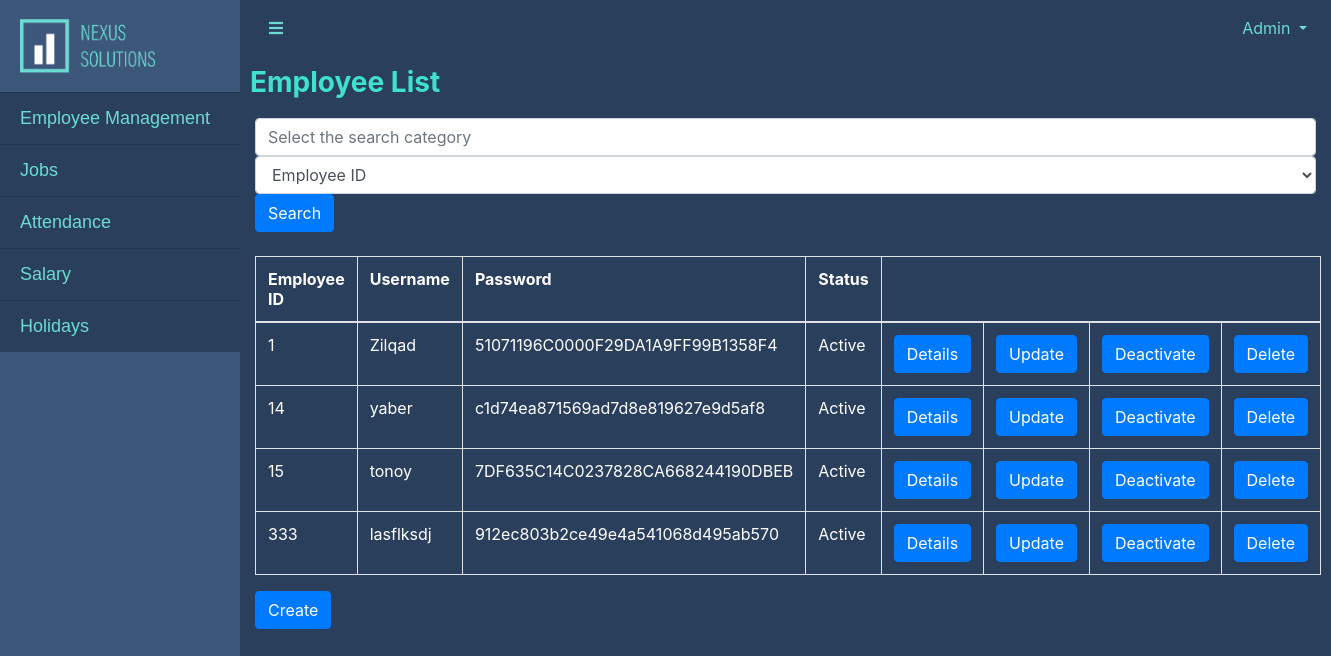
Screenshot of /view/EmployeeManagement.php (signed in) with the database file from the repository.
### tables this page shows
CREATE TABLE `employee` (
  `emp_id` int(10) NOT NULL,
  `Username` varchar(10) NOT NULL,
  `Password` varchar(50) NOT NULL,
  `first_name` varchar(50) NOT NULL,
  `last_name` varchar(50) NOT NULL,
  `father_name` varchar(20) NOT NULL,
  `dob` date NOT NULL,
  `address` varchar(255) NOT NULL,
  `postcode` int(25) NOT NULL,
  `email` varchar(50) NOT NULL,
  `phone` int(15) NOT NULL,
  `marital_status` varchar(20) NOT NULL,
  `nationality` varchar(20) NOT NULL,
  `nid` int(20) NOT NULL,
  `religion` varchar(20) NOT NULL,
  `status` int(10) NOT NULL DEFAULT 0,
  `job_id` int(10) NOT NULL
);

### view/EmployeeManagement.php (the view, shortened to what this page needs)
<?php
    include "../controller/db_connect.php";
?>
<?php
  function readTable()
  {
    if(isset($_GET['searchbar']) && !empty($_GET['searchbar']))
    {
      $category = $_GET['category'];
      global $connection;
      if($category=="id")
      {
        $id = $_GET['searchbar'];
        $query = "SELECT * FROM employee WHERE emp_id LIKE '$id%'";
      }
      elseif($category=="name")
      {
        $name = $_GET['searchbar'];
        $query = "SELECT * FROM employee WHERE Username LIKE '%$name%'";
      }
      $result = mysqli_query($connection, $query);
        while($row = mysqli_fetch_assoc($result))
        {
          $userId = $row['emp_id'];
          $userName = $row['Username'];
          $password = $row['Password'];
          $status = $row['status'];
          if($status==0) {
            $status = "Deactive";
          }
          else {
            $status = "Active";
          }
          echo "<tr>";
          echo "<td>{$userId}</td>";
          echo "<td>{$userName}</td>";
          echo "<td>{$password}</td>";
          echo "<td>{$status}</td>";
          echo "</tr>";
        }
    }
    else
    {
      global $connection;
      $query = "SELECT * FROM employee";
      $result = mysqli_query($connection, $query);
        while($row = mysqli_fetch_assoc($result))
        {
          $userId = $row['emp_id'];
          $userName = $row['Username'];
          $password = $row['Password'];
          $status = $row['status'];
          if($status==0) {
            $buttonStatus = "Activate";
            $status = "Deactive";
          }
          else {
            $buttonStatus = "Deactivate";
            $status = "Active";
          }
          echo "<tr>";
          echo "<td>{$userId}</td>";
          echo "<td>{$userName}</td>";
          echo "<td>{$password}</td>";
          echo "<td>{$status}</td>";
          echo "<td><a class='btn btn-primary' style='color:white' href='EmployeeProfile.php?read={$userId}'>Details</a></td>";
          echo "<td><a class='btn btn-primary' style='color:white' href='EmployeeProfile.php?update={$userId}'>Update</a></td>";
          echo "<td><a class='btn btn-primary' style='color:white' href='EmployeeManagement.php?access={$userId}&stat={$buttonStatus}'>$buttonStatus</a></td>";
          echo "<td><a class='btn btn-primary' style='color:white' href='EmployeeManagement.php?delete={$userId}'>Delete</a></td>";
          echo "</tr>";
        }
      }
  }
?>
<html lang="en">
<?php include "header-admin.php"; ?>
      <div class="container" >
        <div class="row" >
            <h3 class="page-header">
              <span style="color:turquoise"><b>Employee List</b></span>
            </h3>
        </div>
        <div class="row-12">
          <form action"">
            <h5>
              <div class=".col-9">
                <input class="form-control" type="text" name="searchbar" value="" placeholder="Select the search category">
              </div>
              <div class=".col-3">
                <select class="form-control" id="category" name="category">
                  <option value="id">Employee ID</option>
                </select>
                <input class="btn btn-primary" type="submit" name="submit" value="Search">
              </div>
              <br>
              <div class="col-xs-6">
                <table style="color:white" class="table table-bordered">
                    <tr>
                      <th>Employee ID</th>
                      <th>Username</th>
                      <th>Password</th>
                      <th>Status</th>
                    </tr>
                  <tbody>
                    <?php readTable(); ?>
                  </tbody>
                </table>
                <button type="submit" class="btn btn-primary" name="create" formaction="EmployeeCreate.php">Create</button>
              </div>
            </h5>
          </form>
        </div>
<?php include "footer.php"; ?>
</html>

### css/simple-sidebar.css (style rules this page uses)
body { overflow-x: hidden; background-color: #2a3f5b; }
a:link { color: #6ddad3; }

### view/header-admin.php (style rules this page uses)
.row { display: grid; grid-template-columns: auto auto auto auto; grid-row-gap: 50px; grid-column-gap: 10px; padding: 10px; }

### rows the page displays
employee: emp_id "1", Username "Zilqad", Password "51071196C0000F29DA1A9FF99B1358F4", status "Active", status "Deactivate"
employee: emp_id "14", Username "yaber", Password "c1d74ea871569ad7d8e819627e9d5af8", status "Active", status "Deactivate"
employee: emp_id "15", Username "tonoy", Password "7DF635C14C0237828CA668244190DBEB", status "Active", status "Deactivate"
employee: emp_id "333", Username "lasflksdj", Password "912ec803b2ce49e4a541068d495ab570", status "Active", status "Deactivate"

### other values shown
$_SESSION['username'] "Admin"
